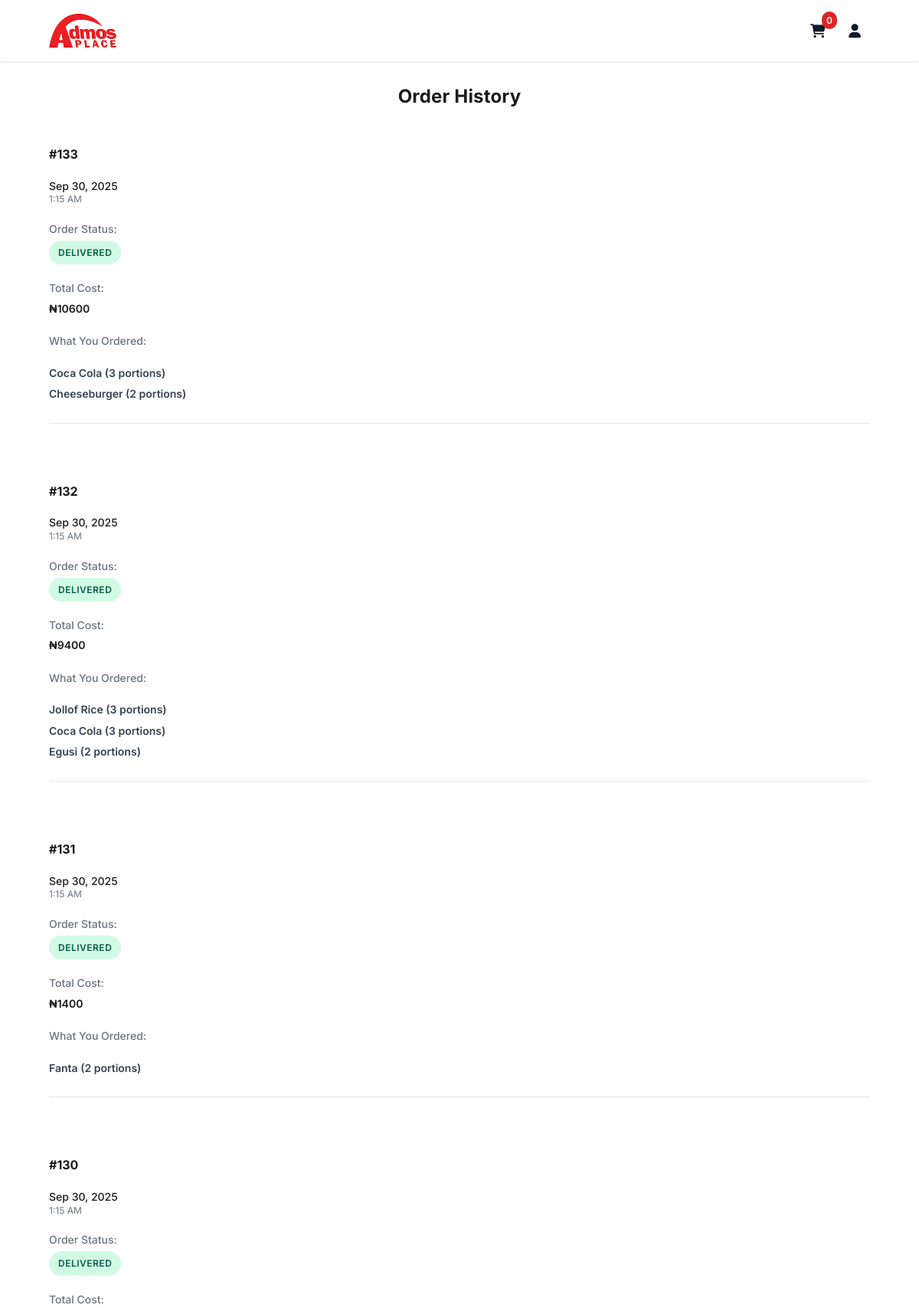
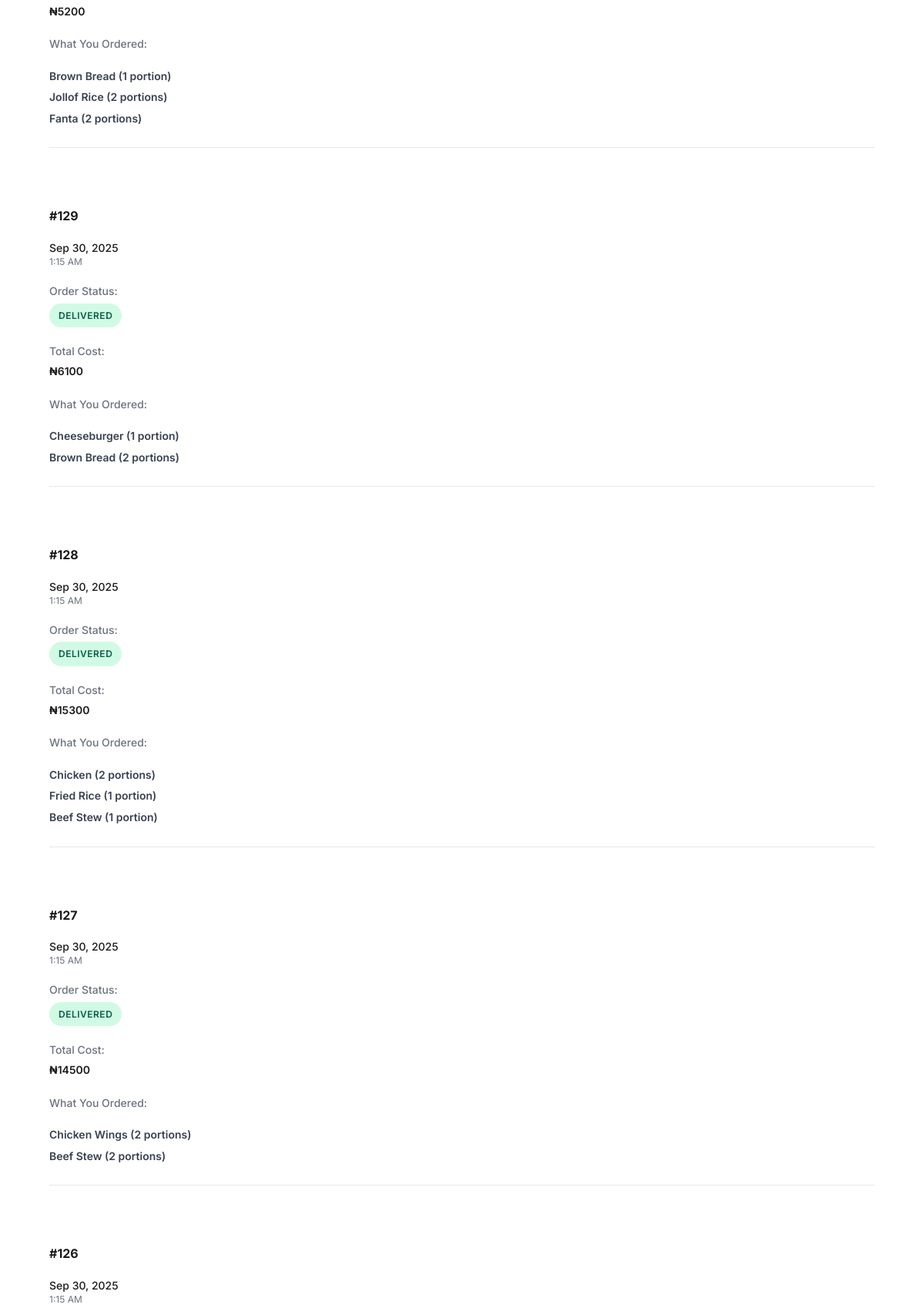
Page /order-history/ (signed in, upper part) on the committed database (2 pictures, top to bottom).
### store/models.py (models this page shows, shortened)
class Order(models.Model):
    STATUS_CHOICES = [
        ('Pending', 'Pending'),        # payment confirmed, ready for delivery
        ('On the Way', 'On the Way'),  # rider dispatched
        ('Delivered', 'Delivered'),    # completed
    ]
    user = models.ForeignKey(settings.AUTH_USER_MODEL, on_delete=models.PROTECT, related_name='orders')
    bags = models.ManyToManyField(Bag, related_name='orders')
    delivery_address = models.TextField(blank=True, null=True)
    contact_phone = models.CharField(max_length=20, blank=True, null=True)
    delivery_fee = models.DecimalField(max_digits=10, decimal_places=2, default=500)
    service_charge = models.DecimalField(max_digits=10, decimal_places=2, default=500)
    vat_percentage = models.DecimalField(max_digits=5, decimal_places=2, default=7.5, help_text="VAT percentage")
    vat_amount = models.DecimalField(max_digits=10, decimal_places=2, default=0, help_text="VAT amount in Naira")
    status = models.CharField(max_length=20, choices=STATUS_CHOICES, default='Pending')
    created_at = models.DateTimeField(auto_now_add=True)
    updated_at = models.DateTimeField(auto_now=True)
    delivered_at = models.DateTimeField(null=True, blank=True, help_text="When the order was actually delivered")
    @property
    def subtotal(self):
        return sum(bag.total_cost for bag in self.bags.all())
    @property
    def total(self):
        return self.subtotal + self.delivery_fee + self.service_charge + self.vat_amount
    class Meta:
        ordering = ['-created_at']

class BagItem(models.Model):
    bag = models.ForeignKey(Bag, on_delete=models.CASCADE, related_name="items")
    food_item = models.ForeignKey(FoodItem, on_delete=models.SET_NULL, null=True, blank=True)
    portions = models.PositiveIntegerField(default=1, help_text="Number of portions ordered")
    plates = models.PositiveIntegerField(default=0, help_text="Number of plates (only for food category items)")
    item_name = models.CharField(max_length=100, blank=True, help_text="Name of the food item when ordered")
    item_price = models.DecimalField(max_digits=10, decimal_places=2, null=True, blank=True, help_text="Price per portion when ordered")
    item_category = models.CharField(max_length=100, blank=True, help_text="Category of the food item when ordered")
    @property
    def is_food_category(self):
        if self.food_item:
            return self.food_item.is_food_category
        elif self.item_category:
            return self.item_category.lower() == 'food'
        return False
    @property
    def food_cost(self):
        if self.food_item:
            return self.food_item.price * self.portions
        elif self.item_price:
            return self.item_price * self.portions
        return 0
    @property
    def plate_cost(self):
        if self.is_food_category and self.food_item and self.food_item.name.lower() != 'plate':
            from decimal import Decimal
            plate_fee = Decimal(str(SystemSettings.get_setting('plate_fee', 50)))
            return self.plates * plate_fee
        return 0
    @property
    def subtotal(self):
        return self.food_cost + self.plate_cost
    class Meta:
        ordering = ['id']

### customer_site/views.py (the view, shortened to what this page needs)
# urls.py: path("order-history/", views.order_history, name="order_history_alias"),
def order_history(request):
    user = None
    try:
        from rest_framework_simplejwt.authentication import JWTAuthentication
        from rest_framework_simplejwt.exceptions import InvalidToken, TokenError
        from rest_framework_simplejwt.tokens import AccessToken
        from django.contrib.auth import get_user_model
        User = get_user_model()
        jwt_token = request.GET.get('jwt_token')
        if not user:
            auth_header = request.META.get('HTTP_AUTHORIZATION', '')
        if not user:
            jwt_auth = JWTAuthentication()
            auth_result = jwt_auth.authenticate(request)
            if auth_result:
                user, token = auth_result
                print(f"JWT Authentication standard successful for user: {user.id}")
            else:
                user = None
    except Exception as e:
        print(f"JWT Authentication failed: {e}")
        user = None
    if not user and request.user.is_authenticated:
        user = request.user
        print(f"Session authentication successful for user: {user.id}")
    orders_list = []
    if user:
        try:
            orders_qs = Order.objects.filter(
                user=user,
                payment__status='success'
            ).order_by('-created_at').select_related('user').prefetch_related('bags__items')
            print(f"Found {orders_qs.count()} orders for user {user.id}")
            for order in orders_qs:
                actual_payment_amount = None
                try:
                    payment = order.payment_set.filter(status='success').first()
                    if not payment:
                        payment = order.payment_set.first()
                    if payment:
                        actual_payment_amount = float(payment.amount)
                        print(f"Order {order.id}: Found payment {payment.id} with amount ₦{actual_payment_amount}")
                        print(f"Order {order.id}: Payment status: {payment.status}")
                        print(f"Order {order.id}: Payment reference: {payment.reference}")
                        print(f"Order {order.id}: Order total: ₦{order.total}")
                    else:
                        print(f"Order {order.id}: No payment found")
                        actual_payment_amount = float(order.total)  # Fallback to order total
                except Exception as e:
                    print(f"Error getting payment amount for order {order.id}: {e}")
                    actual_payment_amount = float(order.total)  # Fallback to order total
                order_dict = {
                    'id': order.id,
                    'status': order.status,
                    'created_at': order.created_at,
                    'total': actual_payment_amount if actual_payment_amount is not None else float(order.total),  # Use actual payment amount
                    'delivery_address': order.delivery_address,
                    'bags': []
                }
                for bag in order.bags.all():
                    bag_dict = {
                        'id': bag.id,
                        'name': getattr(bag, 'name', f'Bag {bag.id}'),
                        'items': []
                    }
                    for item in bag.items.all():
                        bag_dict['items'].append({
                            'name': item.item_name or (item.food_item.name if item.food_item else ''),
                            'price': float(item.item_price) if item.item_price is not None else (float(item.food_item.price) if item.food_item else 0),
                            'portions': item.portions,
                            'plates': item.plates,
                            'category': item.item_category or (item.food_item.category.name if item.food_item and item.food_item.category else ''),
                        })
                    order_dict['bags'].append(bag_dict)
                orders_list.append(order_dict)
        except Exception as e:
            print(f"Error building order history from DB: {e}")
            orders_list = []
    print(f"=== ORDER HISTORY DEBUG ===")
    print(f"User found: {user}")
    print(f"Orders found: {len(orders_list)}")
    print(f"Request user: {request.user}")
    print(f"Request user authenticated: {request.user.is_authenticated}")
    print(f"=== END ORDER HISTORY DEBUG ===")
    plate_fee = int(float(SystemSettings.get_setting('plate_fee', 50)))
    from django.conf import settings
    context = {
        'orders': orders_list,
        'user': user or request.user,
        'restaurant_name': 'Admos Place',
        'plate_fee': plate_fee,
        'GOOGLE_MAPS_API_KEY': settings.GOOGLE_MAPS_API_KEY,
    }
    return render(request, 'customer_site/order_history.html', context)

### accounts/models.py (called while the page is built)
    def __str__(self):
        return f"{self.phone_number} ({self.role})"

### dashboard/context_processors.py (called while the page is built, shortened)
def active_orders_count(request):
    return {'active_orders_count': 0}

### store/models.py (called while the page is built)
    @property
    def is_food_category(self):
        return self.category and self.category.name.lower() == 'food'

    @property
    def total_cost(self):
        return sum(item.subtotal for item in self.items.all())

    @classmethod
    def get_setting(cls, setting_type, default_value=0):
        try:
            setting = cls.objects.get(setting_type=setting_type, is_active=True)
            return setting.value
        except cls.DoesNotExist:
            return default_value

### customer_site/templates/customer_site/order_history.html (shortened to what this page needs)
{% extends 'customer_site/base.html' %}
{% load static %}
{% block content %}
<div class="orders-page">
    <div class="container">
        <div class="page-header">
            <h1 class="page-title">Order History</h1>
        </div>
        <div class="orders-content">
            {% if orders %}
                <div class="orders-cards-container">
                    {% for order in orders %}
                        <div class="order-card" data-status="{{ order.status|lower|slugify }}">
                            <div class="order-header">
                                <div class="order-id">#{{ order.id }}</div>
                                <div class="order-date">
                                    <span class="date-primary">{{ order.created_at|date:"M d, Y" }}</span>
                                    <span class="date-secondary">{{ order.created_at|date:"g:i A" }}</span>
                                </div>
                                <div class="detail-row">
                                    <span class="detail-label">Order Status:</span>
                                    <span class="detail-value">
                                        <span class="status-badge status-{{ order.status|lower|slugify }}">{{ order.status }}</span>
                                    </span>
                                </div>
                            </div>
                            <div class="order-details">
                                <div class="detail-row">
                                    <span class="detail-label">Total Cost:</span>
                                    <span class="detail-value">₦{{ order.total|floatformat:0 }}</span>
                                </div>
                            </div>
                            <div class="order-items-summary">
                                <div class="detail-label">What You Ordered:</div>
                                <div class="items-list">
                                    {% for bag in order.bags %}
                                        {% for item in bag.items %}
                                            <div class="item-name">{{ item.name }} ({{ item.portions }} {{ item.portions|pluralize:"portion,portions" }})</div>
                                        {% endfor %}
                                    {% endfor %}
                                </div>
                            </div>
                        </div>
                    {% endfor %}
                </div>
            {% endif %}
        </div>
    </div>
</div>
{% endblock %}

### customer_site/templates/customer_site/base.html (style rules this page uses)
body { font-family: -apple-system, BlinkMacSystemFont, 'Segoe UI', Roboto, sans-serif; margin: 0; padding: 0; background-color: #ffffff; }

### customer_site/templates/customer_site/order_history.html (style rules this page uses)
.orders-page { min-height: 100vh; background-color: #ffffff; }
.container { max-width: 1440px !important; margin: 0 auto !important; padding: 0 64px !important; }
.page-header { padding: 40px 0 30px 0; text-align: left; }
.page-title { color: #1C1B1C; font-family: "Inter", -apple-system, BlinkMacSystemFont, 'Segoe UI', Roboto, sans-serif; font-size: 28px; font-weight: 700; margin: 0 0 8px 0; }
.orders-cards-container { display: flex; flex-direction: column; gap: 16px; margin-bottom: 60px; }
.order-card { background: transparent; border: none; border-radius: 0; padding: 20px 0; box-shadow: none; transition: none; }
.order-header { display: flex; flex-direction: column; gap: 20px; margin-bottom: 20px; padding-bottom: 0; border-bottom: none; }
.order-id { font-size: 16px; font-weight: 700; color: #1C1B1C; font-family: "Inter", -apple-system, BlinkMacSystemFont, 'Segoe UI', Roboto, sans-serif; }
.order-details { margin-bottom: 20px; }
.detail-row { display: flex; justify-content: space-between; align-items: center; margin-bottom: 20px; padding: 0; }
.detail-row:last-child { margin-bottom: 0; }
.detail-label { font-size: 14px; font-weight: 500; color: #6B7280; font-family: "Inter", -apple-system, BlinkMacSystemFont, 'Segoe UI', Roboto, sans-serif; }
.detail-value { font-size: 14px; font-weight: 600; color: #1C1B1C; font-family: "Inter", -apple-system, BlinkMacSystemFont, 'Segoe UI', Roboto, sans-serif; }
.order-items-summary { margin-bottom: 20px; padding: 0; background: transparent; border-radius: 0; border-bottom: 1px solid #E5E7EB; padding-bottom: 20px; }
.order-items-summary .detail-label { margin-bottom: 20px; display: block; }
.items-list { display: flex; flex-direction: column; gap: 0; }
.item-name { font-size: 14px; color: #374151; line-height: 1.4; font-family: "Inter", -apple-system, BlinkMacSystemFont, 'Segoe UI', Roboto, sans-serif; }
.order-date { display: flex; flex-direction: column; gap: 2px; }
.date-primary { font-size: 14px; font-weight: 500; color: #1C1B1C; line-height: 1.2; font-family: "Inter", -apple-system, BlinkMacSystemFont, 'Segoe UI', Roboto, sans-serif; }
.date-secondary { font-size: 12px; color: #6B7280; line-height: 1.2; font-family: "Inter", -apple-system, BlinkMacSystemFont, 'Segoe UI', Roboto, sans-serif; }
.status-badge { padding: 6px 12px; border-radius: 20px; font-size: 12px; font-weight: 600; text-transform: uppercase; letter-spacing: 0.5px; display: inline-block; font-family: "Inter", -apple-system, BlinkMacSystemFont, 'Segoe UI', Roboto, sans-serif; }
.status-delivered { background: #D1FAE5; color: #065F46; }
.page-header { padding: 30px 0 20px 0; }
.page-title { font-size: 24px; }
.order-card { padding: 20px 0; }
.order-header { flex-direction: column; align-items: flex-start; gap: 20px; margin-bottom: 20px; }
.detail-row { flex-direction: column; align-items: flex-start; gap: 4px; }

### rows in the picture
Order: created_at "Sep 30, 2025", created_at "1:15 AM", status "DELIVERED"
BagItem: name "Coca Cola"
BagItem: name "Cheeseburger"
Order: created_at "Sep 30, 2025", created_at "1:15 AM", status "DELIVERED"
BagItem: name "Jollof Rice"
BagItem: name "Coca Cola"
BagItem: name "Egusi"
Order: created_at "Sep 30, 2025", created_at "1:15 AM", status "DELIVERED"
BagItem: name "Fanta"
Order: created_at "Sep 30, 2025", created_at "1:15 AM", status "DELIVERED"
BagItem: name "Brown Bread"
BagItem: name "Jollof Rice"
BagItem: name "Fanta"
Order: created_at "Sep 30, 2025", created_at "1:15 AM", status "DELIVERED"
BagItem: name "Cheeseburger"
BagItem: name "Brown Bread"
Order: created_at "Sep 30, 2025", created_at "1:15 AM", status "DELIVERED"
BagItem: name "Chicken"
BagItem: name "Fried Rice"
BagItem: name "Beef Stew"
Order: created_at "Sep 30, 2025", created_at "1:15 AM", status "DELIVERED"
BagItem: name "Chicken Wings"
BagItem: name "Beef Stew"
Order: created_at "Sep 30, 2025", created_at "1:15 AM"

### other values in the picture
{{ order.id }} "133" "132" "131" "130" "129" "128" "127" "126"
{{ order.total|floatformat:0 }} "10600" "9400" "1400" "5200" "6100" "15300" "14500"
{{ item.portions }} "3" "2" "3" "3" "2" "2" "1" "2" "2" "1" "2" "2" "1" "1" "2" "2"
